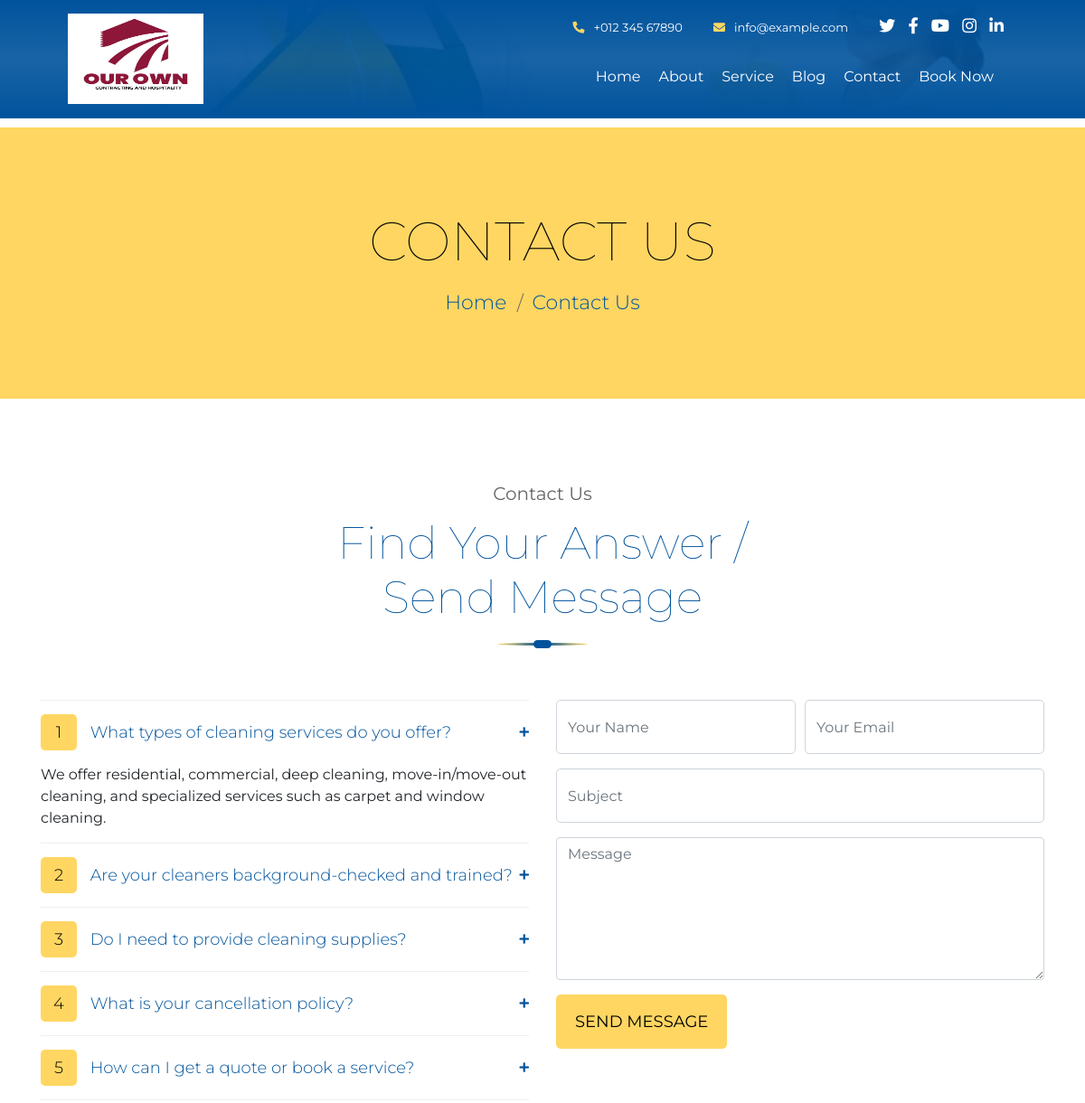
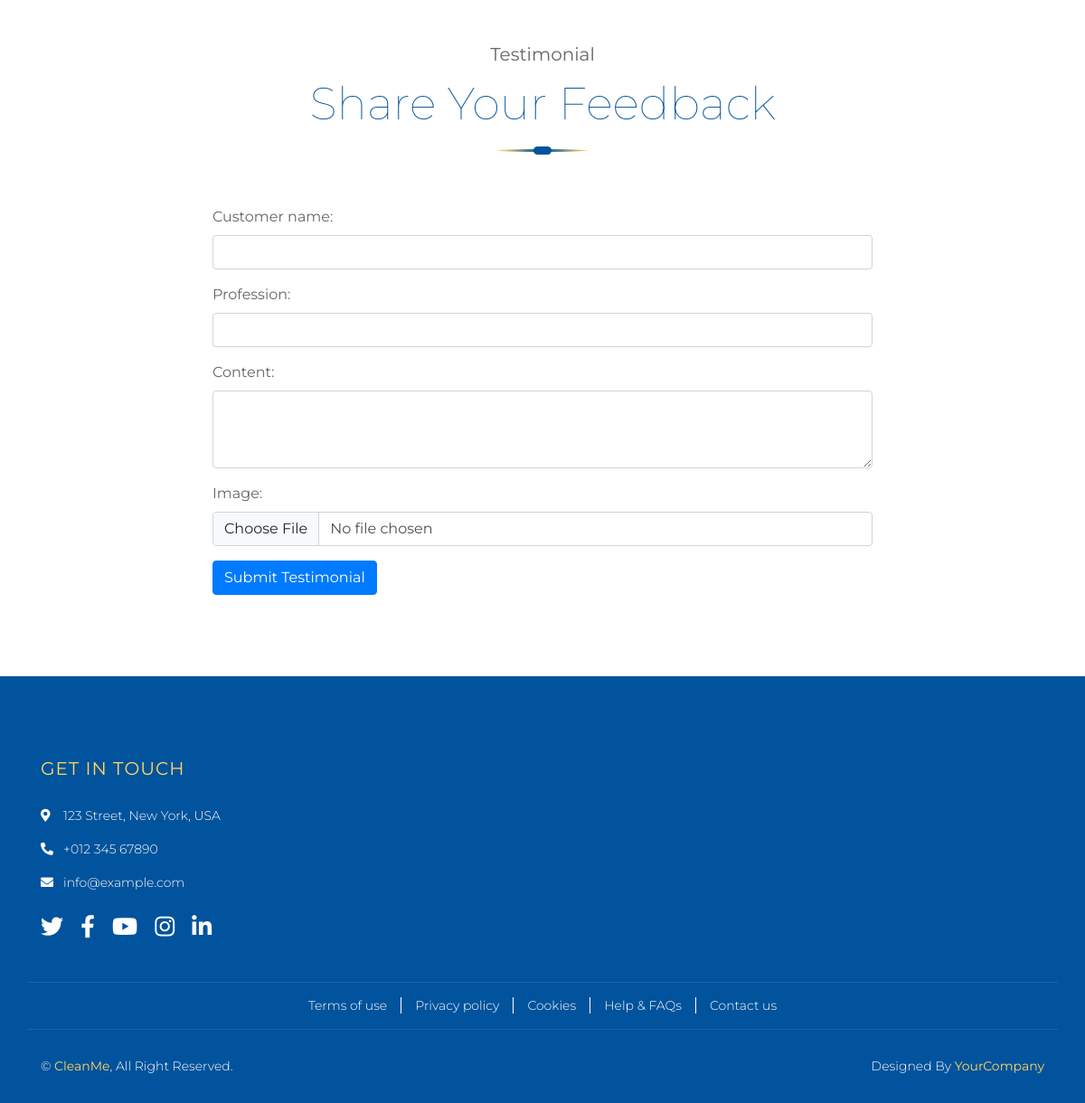
Page /contact/ on the committed database (2 pictures, top to bottom).
### core/models.py (models this page shows, shortened)
class FAQ(models.Model):
    question = models.CharField(max_length=255)
    answer = models.TextField()

### core/views.py (the view)
# urls.py: path('contact/', views.contact, name='contact'),
def contact(request):
    if request.method == "POST":
        if 'name' in request.POST and 'email' in request.POST:
            form = ContactForm(request.POST)
            testimonial_form = TestimonialForm()  # empty for now
            if form.is_valid():
                form.save()
                messages.success(request, "Your message has been sent successfully.")
                return redirect('contact')
        elif 'customer_name' in request.POST and 'profession' in request.POST:
            testimonial_form = TestimonialForm(request.POST, request.FILES)
            form = ContactForm()  # empty for now
            if testimonial_form.is_valid():
                testimonial_form.save()
                messages.success(request, "Your testimonial has been submitted successfully.")
                return redirect('contact')
        else:
            form = ContactForm()
            testimonial_form = TestimonialForm()
    else:
        form = ContactForm()
        testimonial_form = TestimonialForm()
    faqs = FAQ.objects.all()
    return render(request, 'core/contact.html', {
        'form': form,
        'testimonial_form': testimonial_form,
        'faqs': faqs
    })

### core/forms.py
class ContactForm(forms.ModelForm):
    class Meta:
        model = ContactMessage
        fields = ['name', 'email', 'subject', 'message']
        widgets = {
            'name': forms.TextInput(attrs={'class': 'form-control', 'placeholder': 'Your Name'}),
            'email': forms.EmailInput(attrs={'class': 'form-control', 'placeholder': 'Your Email'}),
            'subject': forms.TextInput(attrs={'class': 'form-control', 'placeholder': 'Subject'}),
            'message': forms.Textarea(attrs={'class': 'form-control', 'rows': 6, 'placeholder': 'Message'}),
        }

class TestimonialForm(forms.ModelForm):
    class Meta:
        model = Testimonial
        fields = ['customer_name', 'profession', 'content', 'image']
        widgets = {
            'customer_name': forms.TextInput(attrs={'class': 'form-control'}),
            'profession': forms.TextInput(attrs={'class': 'form-control'}),
            'content': forms.Textarea(attrs={'class': 'form-control', 'rows': 3}),
            'image': forms.ClearableFileInput(attrs={'class': 'form-control'}),
        }

### core/templates/core/contact.html (shortened to what this page needs)
{% extends "base.html" %}
{% load static %}
{% block content %}
<div class="page-header">
    <div class="container">
        <div class="row">
            <div class="col-12">
                <h2>Contact Us</h2>
            </div>
            <div class="col-12">
                <a href="{% url 'home' %}">Home</a>
                <a href="#">Contact Us</a>
            </div>
        </div>
    </div>
</div>
<div class="contact">
    <div class="container">
        <div class="section-header">
            <p>Contact Us</p>
            <h2>Find Your Answer / Send Message</h2>
        </div>
        <div class="row">
            <div class="col-md-6">
                <div class="faqs">
                    <div id="accordion">
                        {% for faq in faqs %}
                            <div class="card">
                                <div class="card-header">
                                    <a class="card-link {% if not forloop.first %}collapsed{% endif %}" data-toggle="collapse" href="#collapse{{ forloop.counter }}">
                                        <span>{{ forloop.counter }}</span> {{ faq.question }}
                                    </a>
                                </div>
                                <div id="collapse{{ forloop.counter }}" class="collapse {% if forloop.first %}show{% endif %}" data-parent="#accordion">
                                    <div class="card-body">
                                        {{ faq.answer }}
                                    </div>
                                </div>
                            </div>
                        {% endfor %}
                    </div>
                </div>
            </div>
            <div class="col-md-6">
                <div class="contact-form">
                    <form method="post" action="">
                        <div class="form-row">
                            <div class="form-group col-md-6">
                                {{ form.name }}
                            </div>
                            <div class="form-group col-md-6">
                                {{ form.email }}
                            </div>
                        </div>
                        <div class="form-group">
                            {{ form.subject }}
                        </div>
                        <div class="form-group">
                            {{ form.message }}
                        </div>
                        <div>
                            <button class="btn" type="submit">Send Message</button>
                        </div>
                    </form>
                </div>
            </div>
        </div>
        <div class="section-header mt-5">
            <p>Testimonial</p>
            <h2>Share Your Feedback</h2>
        </div>
        <div class="row justify-content-center">
            <div class="col-md-8">
                <form method="post" action="" enctype="multipart/form-data">
                    <div class="form-group">
                        {{ testimonial_form.customer_name.label_tag }}
                        {{ testimonial_form.customer_name }}
                    </div>
                    <div class="form-group">
                        {{ testimonial_form.profession.label_tag }}
                        {{ testimonial_form.profession }}
                    </div>
                    <div class="form-group">
                        {{ testimonial_form.content.label_tag }}
                        {{ testimonial_form.content }}
                    </div>
                    <div class="form-group">
                        {{ testimonial_form.image.label_tag }}
                        {{ testimonial_form.image }}
                    </div>
                    <button type="submit" class="btn btn-primary">Submit Testimonial</button>
                </form>
            </div>
        </div>
    </div>
</div>
{% endblock %}

### core/static/css/style.css (style rules this page uses)
body { color: #666666; background: #ffffff; font-family: 'Montserrat', sans-serif; font-weight: 400; }
h1, h2, h3, h4, h5, h6 { font-weight: 100; }
a { color: #454545; transition: .3s; }
.page-header { position: relative; margin-bottom: 45px; padding: 90px 0; text-align: center; background: #FFD662; }
.page-header h2 { color: #000000; font-size: 60px; font-weight: 100; text-transform: uppercase; margin-bottom: 15px; }
.page-header a { position: relative; padding: 0 12px; font-size: 22px; font-weight: 300; color: #00539C; }
.page-header a::after { position: absolute; content: "/"; width: 8px; height: 8px; top: -2px; right: -7px; text-align: center; color: #666666; }
.page-header a:last-child::after { display: none; }
.section-header { position: relative; width: 100%; max-width: 550px; text-align: center; margin: 0 auto; margin-bottom: 60px; padding-bottom: 15px; }
.section-header::before { position: absolute; content: ""; width: 100px; height: 3px; left: calc(50% - 50px); bottom: 0; background: linear-gradient(to left, #FFD662, #00539C, #FFD662); border-radius: 100%; }
.section-header::after { position: absolute; content: ""; width: 20px; height: 9px; left: calc(50% - 10px); bottom: -3px; background: #00539C; border-radius: 5px; }
.section-header p { margin-bottom: 10px; font-size: 20px; }
.section-header h2 { color: #00539C; font-size: 50px; font-weight: 100; }
.faqs { position: relative; width: 100%; padding: 45px 0; }
.faqs .card { margin-bottom: 15px; padding-top: 15px; border: none; border-radius: 0; border-top: 1px solid #eeeeee; }
.faqs .card:last-child { margin-bottom: 0; padding-bottom: 15px; border-bottom: 1px solid #eeeeee; }
.faqs .card-header { padding: 0; border: none; background: #ffffff; }
.faqs .card-header a { display: block; width: 100%; color: #00539C; font-size: 18px; font-weight: 300; line-height: 40px; }
.faqs .card-header a span { display: inline-block; width: 40px; height: 40px; margin-right: 10px; text-align: center; background: #FFD662; color: #000000; border-radius: 5px; }
.faqs .card-header [data-toggle="collapse"]:after { font-family: 'font Awesome 5 Free'; content: "\f067"; float: right; color: #00539C; font-size: 12px; font-weight: 900; transition: .3s; }
.faqs .card-body { padding: 15px 0 0 0; font-size: 16px; border: none; background: #ffffff; }
.contact { position: relative; width: 100%; padding: 45px 0; }
.contact .faqs { padding: 0; }
.contact .contact-form input { height: 60px; border-radius: 5px; }
.contact .contact-form .btn { height: 60px; padding: 0 20px; color: #000000; font-size: 18px; text-transform: uppercase; background: #FFD662; border-radius: 5px; transition: .3s; }

### rows in the picture
FAQ: question "What types of cleaning services do you offer?", answer "We offer residential, commercial, deep cleaning, move-in/move-out cleaning, and specialized services such as carpet and window cleaning."
FAQ: question "Are your cleaners background-checked and trained?"
FAQ: question "Do I need to provide cleaning supplies?"
FAQ: question "What is your cancellation policy?"
FAQ: question "How can I get a quote or book a service?"

### other values in the picture
{{ testimonial_form.customer_name.label_tag }} "Customer name:"
{{ testimonial_form.profession.label_tag }} "Profession:"
{{ testimonial_form.content.label_tag }} "Content:"
{{ testimonial_form.image.label_tag }} "Image:"
